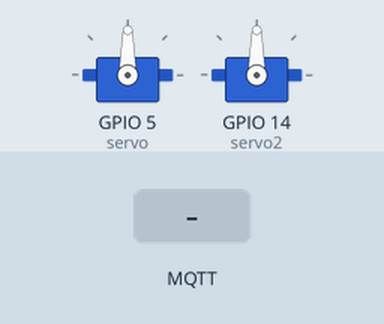
The sketch below on a simulated ESP8266 (NodeMCU). On the bench: 2 × servo. The inputs (shaded band) are chosen by the test bench. WiFi joins after 1.5 s; servers stay silent unless stated; random numbers use the default seed unless the sketch sets one; no MQTT or app messages arrive unless stated; what the sketch prints to the serial monitor is not drawn.

Above: at 2.7 s.
2.8 s: MQTT message "right" arrives on the first subscribed topic
At 3.9 s:
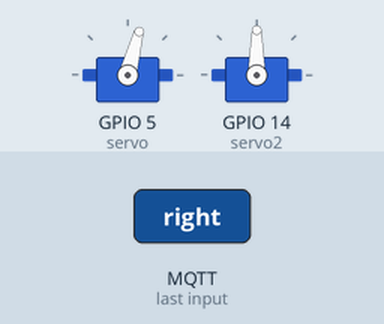
4.3 s: MQTT message "top" arrives on the first subscribed topic
At 5.0 s:
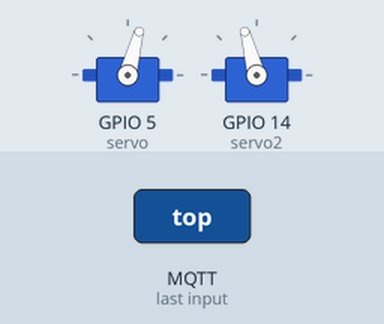
5.8 s: MQTT message "left" arrives on the first subscribed topic
At 6.1 s:
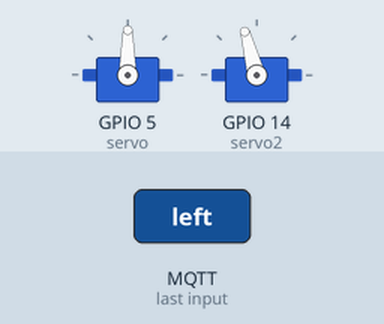
7.3 s: MQTT message "left" arrives on the first subscribed topic
At 8.4 s:
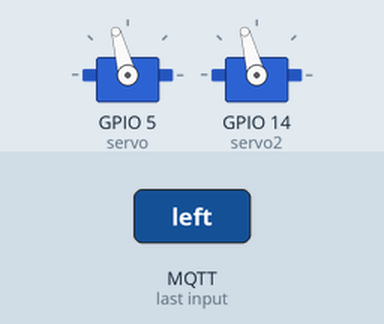
8.8 s: MQTT message "bottom" arrives on the first subscribed topic
At 9.6 s:
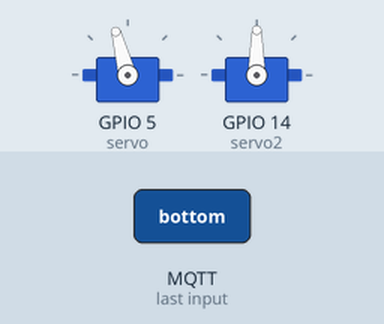
10.3 s: MQTT message "bottom" arrives on the first subscribed topic
At 10.7 s:
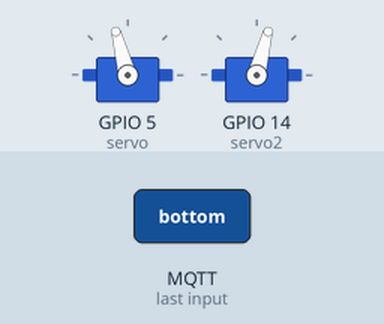
Timing chart, 0 to 12.8 s (numbered marks = the images above; inputs shaded):
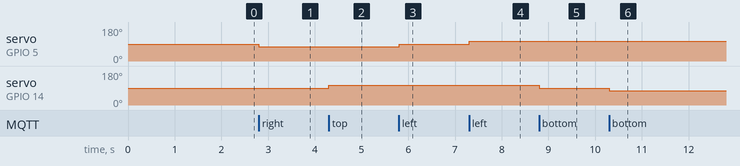

The sketch:

servos-arm.ino
```cpp
#include <Servo.h>
#include <ESP8266WiFi.h>
#include <WiFiClient.h>
#include <PubSubClient.h>

const char* ssid = "";
const char* password = "";
const char* mqttServer = "";

WiFiClient espClient;
PubSubClient client(espClient);

Servo servo;
Servo servo2;

int leftRightAngle = 90;
int bottomTopAngle = 90;
int STEP = 15;

void setup() {
    Serial.begin(9600);
    setupWifi();

    client.setServer(mqttServer, 1883);
    client.setCallback(mqttCallback);

    servo.attach(5); //D1
    servo.write(leftRightAngle);

    servo2.attach(14); //D5
    servo2.write(bottomTopAngle);
}

void loop() {
  if (!client.connected()) {
    mqttReconnect();
  }
  client.loop();
}

void mqttCallback(char* topic, byte* payload, unsigned int length) {
  Serial.print(topic);

  String messageTemp;

  for (int i = 0; i < length; i++) {
    messageTemp += (char)payload[i];
  }
  Serial.println(messageTemp);

  if(messageTemp == "right") {
    right();
  } else if(messageTemp == "left") {
    left();
  } else if(messageTemp == "top") {
    top();
  } else if(messageTemp == "bottom") {
    bottom();
  }

  Serial.println((String)"leftRightAngle: " + leftRightAngle);
  Serial.println((String)"bottomTopAngle: " + bottomTopAngle);
}

void right() {
  leftRightAngle = max(leftRightAngle - STEP, 0);
  servo.write(leftRightAngle);
}

void left() {
  leftRightAngle = min(leftRightAngle + STEP, 180);
  servo.write(leftRightAngle);
}

void top() {
  bottomTopAngle = min(bottomTopAngle + STEP, 180);
  servo2.write(bottomTopAngle);
}

void bottom() {
  bottomTopAngle = max(bottomTopAngle - STEP, 0);
  servo2.write(bottomTopAngle);
}

void mqttReconnect() {
  while (!client.connected()) {
    Serial.print("Attempting MQTT connection...");
    String clientId = "ESP8266Client-";
    clientId += String(random(0xffff), HEX);

    if (client.connect(clientId.c_str())) {
      Serial.println("connected");
      client.subscribe("servoCamera");
    } else {
      Serial.print("failed, rc=");
      Serial.print(client.state());
      Serial.println(" try again in 5 seconds");
      delay(5000);
    }
  }
}

void setupWifi() {
  WiFi.begin(ssid, password);
  Serial.println("Connecting");
  while(WiFi.status() != WL_CONNECTED) {
    delay(500);
    Serial.print(".");
  }
  Serial.println("");
  Serial.print("Connected to WiFi network with IP Address: ");
  Serial.println(WiFi.localIP());
}
```

Measured:
- after the input at 2.8 s, servo on GPIO 5 (servo): 90° → 75° at once
- after the input at 4.3 s, servo on GPIO 14 (servo2): 90° → 105° at once
- after the input at 5.8 s, servo on GPIO 5 (servo): 75° → 90° at once
- after the input at 7.3 s, servo on GPIO 5 (servo): 90° → 105° at once
- after the input at 8.8 s, servo on GPIO 14 (servo2): 105° → 90° at once
- after the input at 10.3 s, servo on GPIO 14 (servo2): 90° → 75° at once
